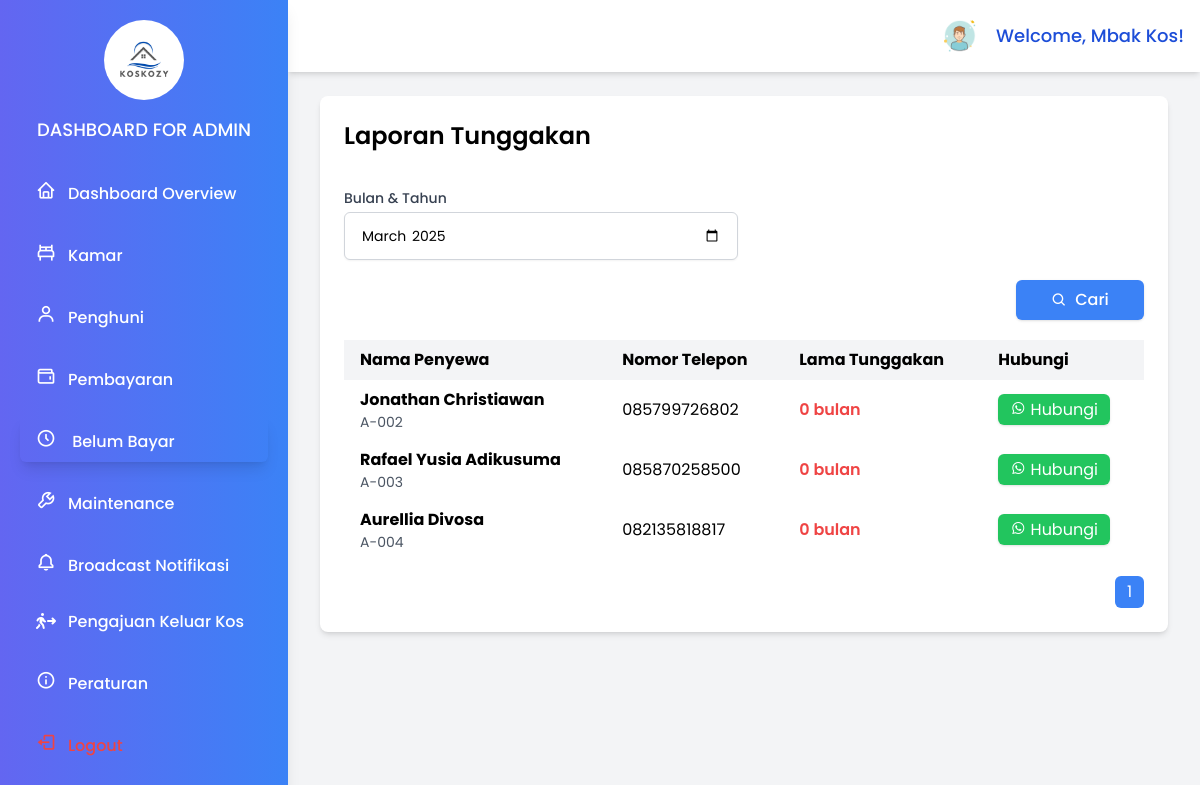
Page /page/admin/belum-bayar.php (signed in) on the earlier database version.
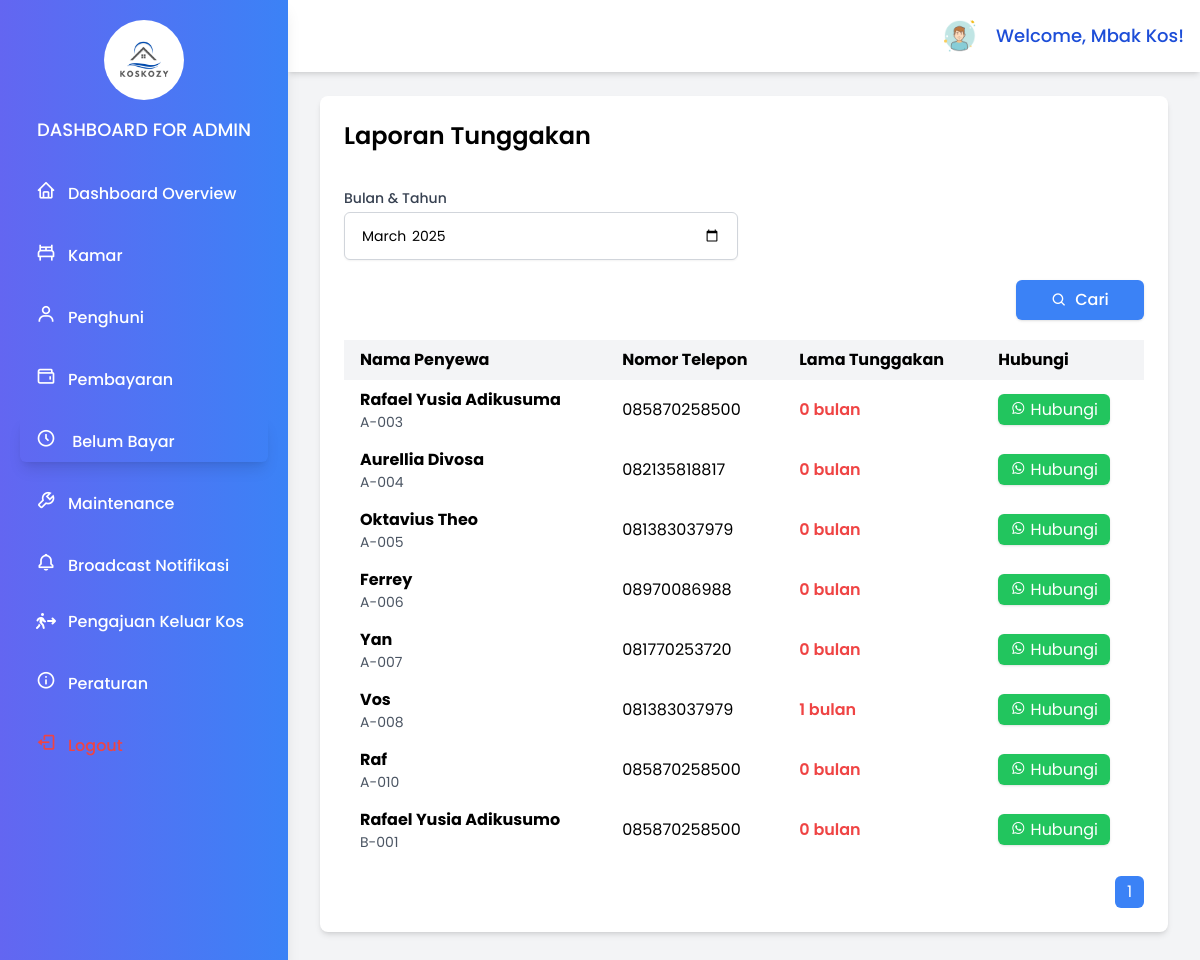
Same page on the later database version.
### tables this page shows
CREATE TABLE `penghuni` (
  `id` int(11) NOT NULL,
  `room_id` int(11) NOT NULL,
  `nama` varchar(255) NOT NULL,
  `jenis_kelamin` varchar(10) NOT NULL,
  `nomor_telepon` varchar(50) DEFAULT NULL,
  `alamat_asal` text DEFAULT NULL,
  `status` enum('active','inactive') DEFAULT 'active',
  `tanggal_masuk` date DEFAULT NULL,
  `tanggal_keluar` date DEFAULT NULL,
  `ktp` varchar(50) DEFAULT NULL,
  `nomor_darurat` varchar(50) DEFAULT NULL,
  `username` varchar(50) NOT NULL,
  `password` varchar(255) NOT NULL,
  `created_at` timestamp NOT NULL DEFAULT current_timestamp(),
  `updated_at` timestamp NOT NULL DEFAULT current_timestamp() ON UPDATE current_timestamp()
);

CREATE TABLE `rooms` (
  `id` int(11) NOT NULL,
  `name` varchar(255) NOT NULL,
  `type` varchar(50) NOT NULL,
  `ac` varchar(225) NOT NULL,
  `price` decimal(10,2) NOT NULL,
  `status` varchar(225) DEFAULT NULL,
  `active` varchar(20) NOT NULL,
  `capacity` int(11) NOT NULL,
  `description` text DEFAULT NULL,
  `created_at` timestamp NOT NULL DEFAULT current_timestamp(),
  `updated_at` timestamp NOT NULL DEFAULT current_timestamp() ON UPDATE current_timestamp()
);

### page/admin/belum-bayar.php (the view, shortened to what the changed rows need)
<?php
$host = 'localhost';
$dbname = 'kos_management';
$username = 'root';
$password = '';
try {
    $pdo = new PDO("mysql:host=$host;dbname=$dbname", $username, $password);
    $pdo->setAttribute(PDO::ATTR_ERRMODE, PDO::ERRMODE_EXCEPTION);
    $month_year = isset($_GET['month_year']) ? $_GET['month_year'] : date('Y-m');
    $page = isset($_GET['page']) ? (int)$_GET['page'] : 1;
    $limit = 10;
    $offset = ($page - 1) * $limit;
    $count_sql = "SELECT COUNT(*) FROM penghuni B
                  LEFT JOIN pembayaran A ON B.id = A.penghuni_id AND DATE_FORMAT(A.tanggal_bayar, '%Y-%m') = :month_year
                  WHERE A.penghuni_id IS NULL";
    $stmt_count = $pdo->prepare($count_sql);
    $stmt_count->bindValue(':month_year', $month_year);
    $stmt_count->execute();
    $total_records = $stmt_count->fetchColumn();
    $total_pages = ceil($total_records / $limit);
    $sql = "SELECT B.nama AS nama_penghuni, B.nomor_telepon AS penghuni_nomor_telepon,
                   C.name AS nomor_kamar, B.tanggal_masuk,
                   DATEDIFF(CURDATE(), B.tanggal_masuk) AS lama_hari,
                   TIMESTAMPDIFF(MONTH, B.tanggal_masuk, CURDATE()) AS lama_bulan
            FROM penghuni B
            INNER JOIN rooms C ON B.room_id = C.id
            LEFT JOIN pembayaran A ON B.id = A.penghuni_id AND DATE_FORMAT(A.tanggal_bayar, '%Y-%m') = :month_year
            WHERE A.penghuni_id IS NULL
            LIMIT :limit OFFSET :offset";
    $stmt_bayar = $pdo->prepare($sql);
    $stmt_bayar->bindValue(':month_year', $month_year);
    $stmt_bayar->bindValue(':limit', $limit, PDO::PARAM_INT);
    $stmt_bayar->bindValue(':offset', $offset, PDO::PARAM_INT);
    $stmt_bayar->execute();
    $belum_bayar = $stmt_bayar->fetchAll(PDO::FETCH_ASSOC);
} catch (PDOException $e) {
    echo 'Connection failed: ' . $e->getMessage();
    exit();
}
?>
<!DOCTYPE html>
<html lang="en">
<head>
    <script src="https://cdn.tailwindcss.com"></script>
    <link href="https://unpkg.com/boxicons@2.1.4/css/boxicons.min.css" rel="stylesheet">
    <link rel="stylesheet" href="https://cdnjs.cloudflare.com/ajax/libs/font-awesome/6.5.1/css/all.min.css">
</head>
<body class="bg-gray-100 min-h-screen">
<div id="sidebar" class="hidden md:block w-72 h-full bg-gradient-to-r from-indigo-500 to-blue-500 text-gray-800 fixed top-0 left-0 p-5 flex-col shadow-lg z-50">
    <div class="mb-6 text-center">
        <h1 class="text-lg font-medium text-white mt-4 uppercase">Dashboard for Admin</h1>
    </div>
</div>
<div class="md:ml-72 flex flex-col min-h-screen">
    <div class="p-8">
        <div class="bg-white rounded-lg shadow-md">
            <div class="p-6 mt-16">
                <div class="justify-between flex mb-5">
                    <h2 class="text-2xl font-semibold mb-4">Laporan Tunggakan</h2>
                </div>
                <div class="overflow-x-auto">
                    <table class="min-w-full table-auto">
                        <thead>
                            <tr class="bg-gray-100">
                                <th class="px-4 py-2 text-left">Nama Penyewa</th>
                                <th class="px-4 py-2 text-left">Nomor Telepon</th>
                                <th class="px-4 py-2 text-left">Lama Tunggakan</th>
                                <th class="px-4 py-2 text-left">Hubungi</th>
                            </tr>
                        </thead>
                        <tbody>
                            <?php if (empty($belum_bayar)): ?>
                                <tr>
                                    <td colspan="3" class="text-center py-3">No data available</td>
                                </tr>
                            <?php else: ?>
                                <?php foreach ($belum_bayar as $tenant): ?>
                                    <tr>
                                       <td class="px-4 py-2">
                                          <div class="font-bold"><?= htmlspecialchars($tenant['nama_penghuni']) ?></div>
                                          <div class="text-sm text-gray-600"><?= htmlspecialchars($tenant['nomor_kamar']) ?></div>
                                       </td>
                                       <td class="px-4 py-2"><?php echo htmlspecialchars($tenant['penghuni_nomor_telepon']); ?></td>
                                       <td class="px-4 py-2 text-red-500 font-semibold"><?= $tenant['lama_bulan'] . ' bulan'; ?></td>
                                       <td class="px-4 py-2">
                                          <?php
                                             $nomor_wa = preg_replace('/^08/', '+628', htmlspecialchars($tenant['penghuni_nomor_telepon']));
                                          ?>
                                          <a href="https://wa.me/<?= $nomor_wa ?>" target="_blank" class="bg-green-500 hover:bg-green-600 text-white px-3 py-1 rounded-md shadow">
                                             <i class="bx bxl-whatsapp"></i> Hubungi
                                          </a>
                                       </td>
                                    </tr>
                                <?php endforeach; ?>
                            <?php endif; ?>
                        </tbody>
                    </table>
                    <div class="flex justify-end mt-4">
                        <nav class="inline-flex space-x-1">
                            <?php for ($i = 1; $i <= $total_pages; $i++): ?>
                                <a href="?month_year=<?= $month_year ?>&page=<?= $i ?>" class="px-3 py-1 <?= $i == $page ? 'bg-blue-500 text-white' : 'bg-gray-300 text-gray-700 hover:bg-gray-400' ?> rounded-md"> <?= $i ?> </a>
                            <?php endfor; ?>
                        </nav>
                    </div>
                </div>
            </div>
        </div>
    </div>
</div>
</body>
</html>

Differences in the rows shown:
no longer on this page (row unchanged): penghuni: nama "Jonathan Christiawan", room.name "A-002", nomor_telepon "085799726802", lama_bulan "0"
added penghuni: nama "Oktavius Theo", room.name "A-005", nomor_telepon "081383037979", lama_bulan "0"
added penghuni: nama "Ferrey", room.name "A-006", nomor_telepon "08970086988", lama_bulan "0"
added penghuni: nama "Yan", room.name "A-007", nomor_telepon "081770253720", lama_bulan "0"
added penghuni: nama "Vos", room.name "A-008", nomor_telepon "081383037979", lama_bulan "1"
added penghuni: nama "Raf", room.name "A-010", nomor_telepon "085870258500", lama_bulan "0"
added penghuni: nama "Rafael Yusia Adikusumo", room.name "B-001", nomor_telepon "085870258500", lama_bulan "0"
